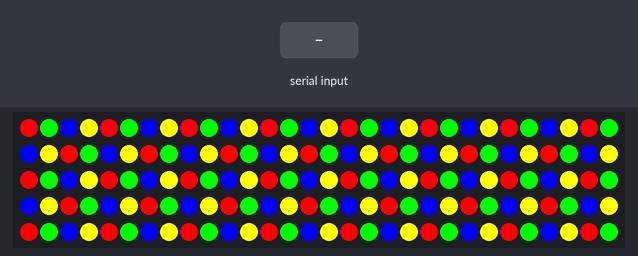
Recording of a sketch running on a simulated Arduino Uno, built with avr-gcc and run on an emulated ATmega328P. Shown: 150 RGB LEDs in strip order, left to right, continuing on the next row. Inputs (shaded band) come from the test bench. Random numbers use the default seed unless the sketch sets one.

Above: at 3.1 s.
4.8 s: "a" received over Serial
6.8 s: byte 103 ('g') received over Serial
8.8 s: byte 104 ('h') received over Serial
10.8 s: "d" received over Serial
12.8 s: "e" received over Serial
Timing chart, 0 to 15.8 s (numbered marks = the images above; inputs shaded):
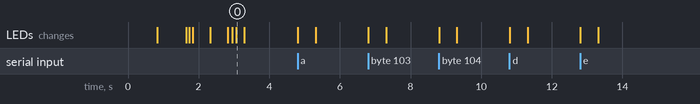

The sketch:

stranger_things.ino
```cpp
#include <Adafruit_NeoPixel.h>
#include <avr/power.h>

#define PIN            2

#define NUMPIXELS      150

enum CHAR_LEDS {
  LR = 1, LS, LT, LU, LV, LW, LX, LY, LZ, NAN1, LQ,
  LP, LO, LN, LM, LL, LK, LJ, LI, NAN2, LA, LB, LC,
  LD, LE, LF, LG, LH
};

Adafruit_NeoPixel pixels = Adafruit_NeoPixel(NUMPIXELS, PIN);

int delayVal = 500; // delay for half a second
uint32_t PixelG = pixels.Color(255,0,0);
uint32_t PixelR = pixels.Color(0,255,0);
uint32_t PixelB = pixels.Color(0,0,255);
uint32_t PixelY = pixels.Color(255,255,0);
uint32_t PixelW = pixels.Color(255,255,255);

uint32_t pixelTypes[]
{
PixelG = pixels.Color(255,0,0),
PixelR = pixels.Color(0,255,0),
PixelB = pixels.Color(0,0,255),
PixelY = pixels.Color(255,255,0),
PixelW = pixels.Color(255,255,255)
};
void setup()
{
  Serial.begin(115200);
  pixels.begin();
  pixelScary();
}

void loop()
{
  if (Serial.available() > 0)
  {
    char inchar = Serial.read();
    switch(inchar)
    {
      case 'a':
      case 'A':
        lightUp(102, PixelG);
        break;

      case 'b':
      case 'B':
        lightUp(105, PixelR);
        break;
      case 'c':
      case 'C':
        lightUp(108, PixelB);
        break;
      case 'd':
      case 'D':
        lightUp(111, PixelY);
        break;
      case 'e':
      case 'E':
        lightUp(114, PixelW);
        break;
      case 'f':
      case 'F':
        lightUp(117, PixelG);
        break;
      case 'g':
      case 'G':
        lightUp(121, PixelR);
        break;
      case 'h':
      case 'H':
        lightUp(124, PixelB);
        break;
      case 'i':
      case 'I':
        lightUp(94, PixelY);
        break;
      case 'j':
      case 'J':
        lightUp(91, PixelW);
        break;
      case 'k':
      case 'K':
        lightUp(89, PixelG);
        break;
      case 'l':
      case 'L':
        lightUp(86, PixelR);
        break;
      case 'm':
      case 'M':
        lightUp(83, PixelB);
        break;
      case 'n':
      case 'N':
        lightUp(81, PixelY);
        break;
      case 'o':
      case 'O':
        lightUp(78, PixelW);
        break;
      case 'p':
      case 'P':
        lightUp(75, PixelR);
        break;
      case 'q':
      case 'Q':
        lightUp(72, PixelG);
        break;
      case 'r':
      case 'R':
        lightUp(44, PixelB);
        break;
      case 's':
      case 'S':
        lightUp(46, PixelY);
        break;
      case 't':
      case 'T':
        lightUp(49, PixelW);
        break;
      case 'u':
      case 'U':
        lightUp(50, PixelR);
        break;
      case 'v':
      case 'V':
        lightUp(53, PixelG);
        break;
      case 'w':
      case 'W':
        lightUp(56, PixelB);
        break;
      case 'x':
      case 'X':
        lightUp(60, PixelY);
        break;
      case 'y':
      case 'Y':
        lightUp(63, PixelW);
        break;
      case 'z':
      case 'Z':
        lightUp(65, PixelR);
        break;
      case '1':
        pixelScary();
      default:
        break;
    }
  }
}
void pixelScary()
{
  int pulse = 200;
  for(int i=0;i<5;i++){
    pulse = rand() % 1000 + 1;
    pixelAllRandLight();
    delay(pulse);
    pixelClear();
    delay(pulse);
  }
}
void pixelAllRandLight()
{
  for(int i=0;i<NUMPIXELS;i++){
    pixels.setPixelColor(i, pixelTypes[i%4]);
  }
      pixels.show();
}
void pixelClear()
{
  for(int i=0;i<NUMPIXELS;i++){
    // pixels.Color takes RGB values, from 0,0,0 up to 255,255,255
    pixels.setPixelColor(i, pixels.Color(0,0,0));
  }
  pixels.show();
}
void lightUp(int charIndex, uint32_t pixelColor )
{
  pixels.setPixelColor(charIndex, pixelColor);
  pixels.show();
  delay(delayVal);
  pixels.setPixelColor(charIndex, pixels.Color(0,0,0));
  pixels.show();
}
```
